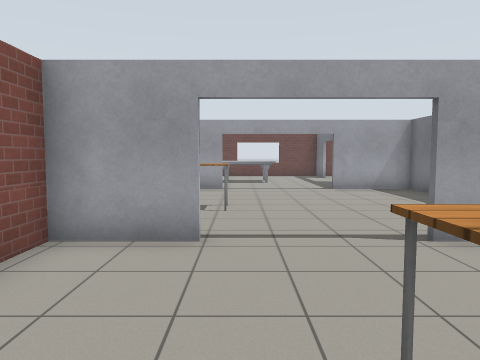
View 1 (above)

19 first-person views from a walk through a robot-simulator world made for Gazebo. The camera is 1.2 m above the floor, tilts 4° down and sees 70° across. Floor lines are 1 m apart. The floor is counted in squares, 1 m on a side. Each view is taken from the middle of a square. On the plan, view 1 faces up. The plan holds only what a view shows up to about 14 squares ahead; the rest is blank. The robots in the file are not drawn. Gazebo's built-in surfaces are drawn with simple patterns. Some surface patterns are stand-ins.

View 2
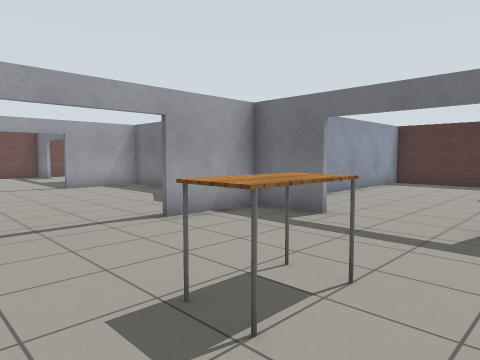

View 3
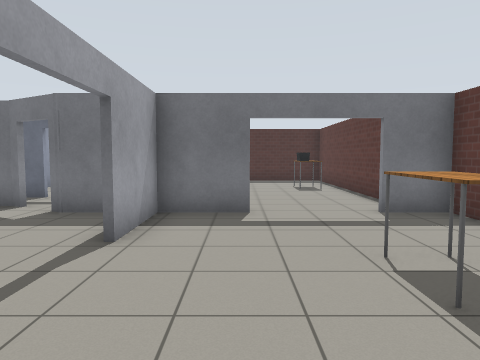

View 4
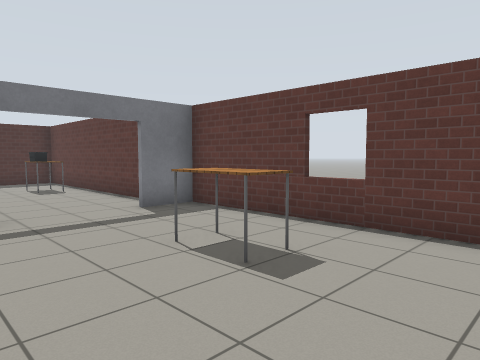

View 5
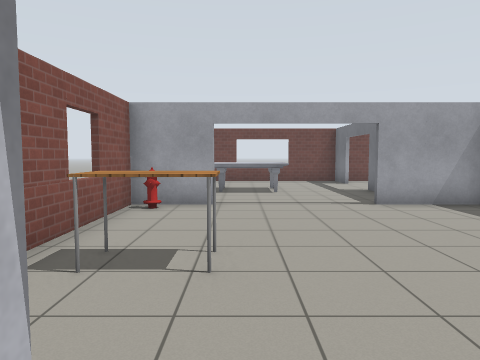

View 6
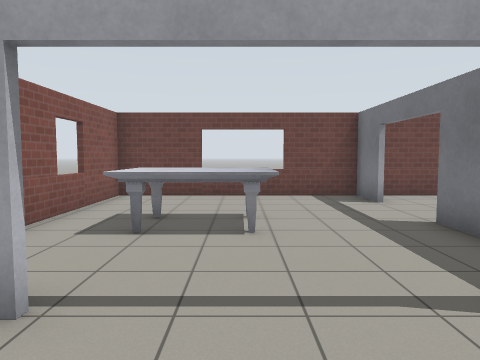

View 7
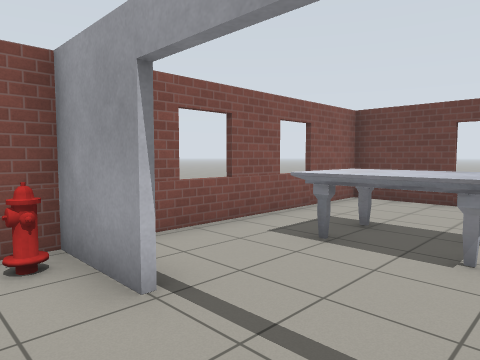

View 8
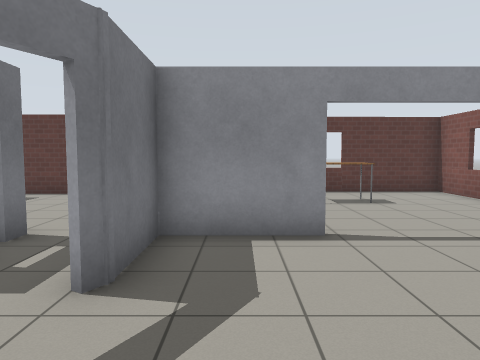

View 9
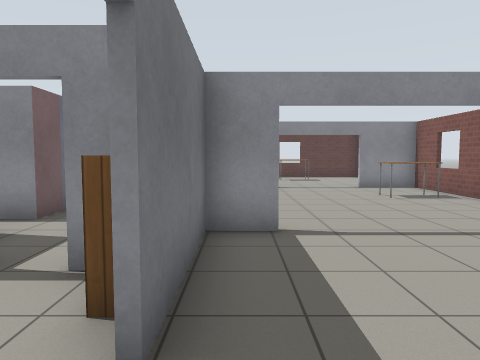

View 10
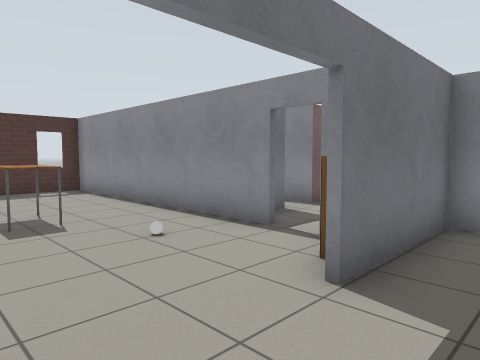

View 11
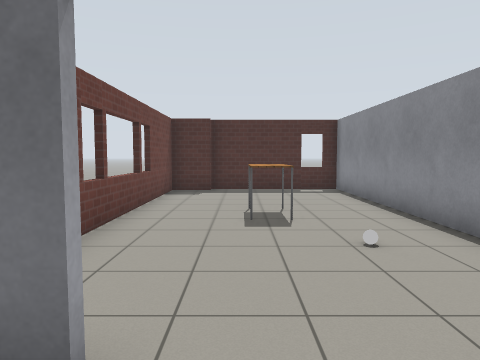

View 12
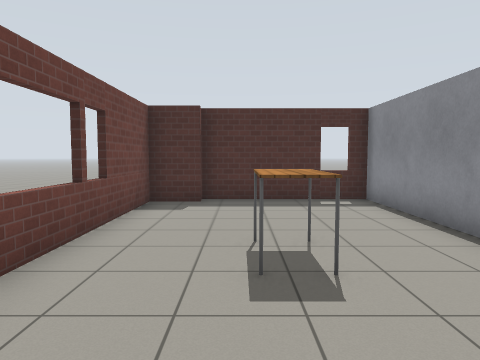

View 13
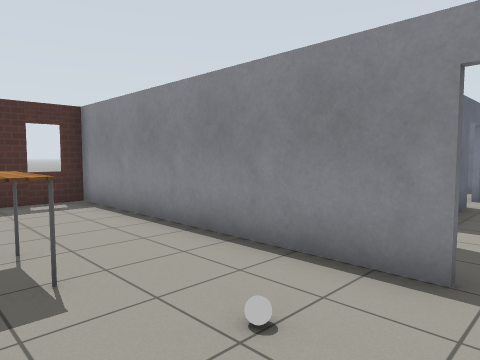

View 14
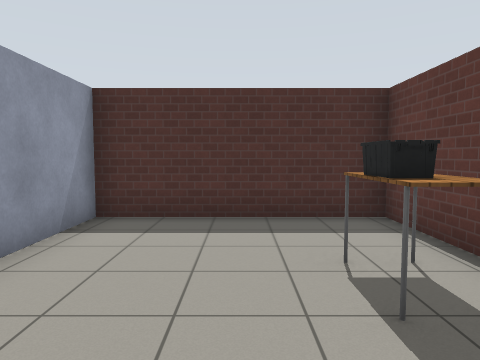

View 15
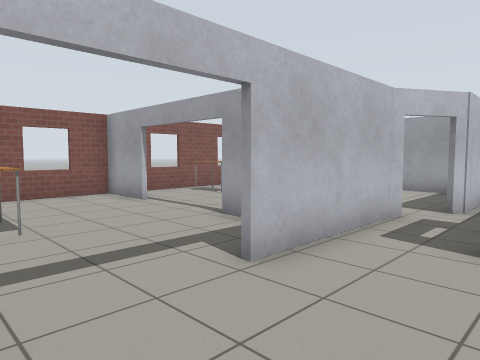

View 16
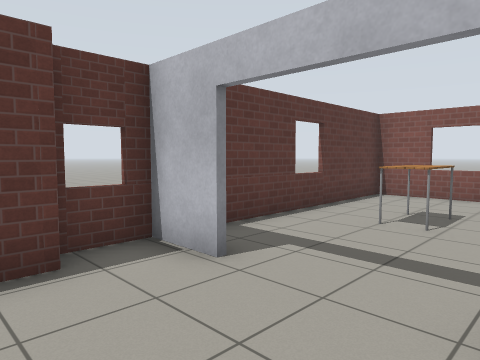

View 17
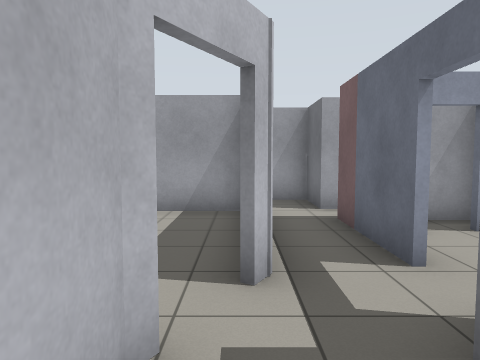

View 18
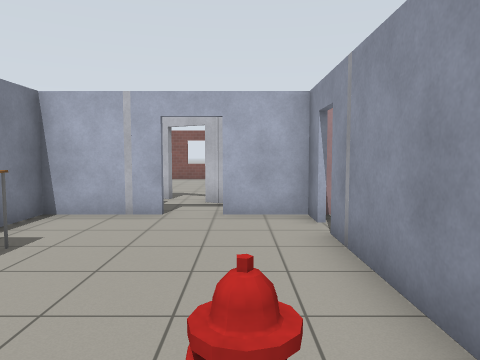

View 19
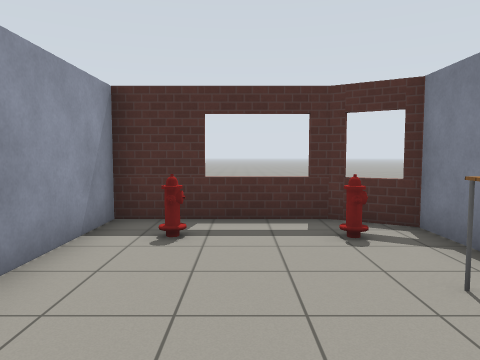

### Floor plan
Points are (right, up) in squares from view 1. A wall is a line through its corners. A room is listed if a view was taken in it or the views show most of it. See-through windows are left out.
Room 1 (views 1, 2, 3, 4, 5)
walls: (-0.5, 4.8) (-2.8, 4.8); (5.2, 2.8) (5.2, 4.8) (2.6, 4.8); (-2.7, 4.9) (-2.7, -1.6) (5, -1.4); (5.2, -1.5) (5.2, 0)
ways out: open door at (1, 5) to room 2; open door at (5, 1) to room 5
objects: table (1, 1) to (2, 1)
Room 2 (views 6, 7, 8)
walls: (-0.6, 12.4) (-2.7, 12.4) (-2.7, 4.9); (2.6, 4.9) (5.2, 4.9) (5.2, 6.8) (5.4, 7.1); (6, 8.1) (6.2, 8.5); (6.2, 10.3) (6.2, 12.4) (3.4, 12.4); (-2.8, 4.9) (-0.5, 4.9)
ways out: open door at (1, 5) to room 1; open door at (1.5, 12.5) to room 3
objects: fire hydrant (-2, 12); table (-1, 8) to (0, 8)
Room 3 (views 9, 10, 11)
walls: (4.6, 18.8) (4.6, 20.4) (-2.7, 20.4) (-2.7, 13.7); (3.4, 12.6) (4.6, 12.6) (4.6, 16.3)
ways out: open door at (1.5, 12.5) to room 2; open door at (5, 17.5) to room 4
objects: marble table (-1, 15) to (1, 17)
Room 4 (views 12, 13)
walls: (6.8, 14.5) (15.5, 14.5) (15.5, 19.1) (15, 19) (15, 20.4) (5.4, 20.4); (5.2, 14.5) (5.9, 14.5)
ways out: open door at (5, 17.5) to room 3; open door at (6.5, 14) to room 7
objects: bookshelf (5, 15); grey ball (8, 16); table (10, 17) to (11, 18)
Room 5 (views 14, 15, 16, 17)
walls: (7.3, 4.8) (7.3, 5.4); (6.7, -0.9) (14.7, -0.9) (14.7, 4.9); (5.4, 0) (5.4, -1.5); (14.7, 4.8) (8.7, 4.8); (5, -1.4) (6.7, -1.4); (5.4, 7.1) (5.4, 2.8)
ways out: open door at (5, 1) to room 1; open door at (6, 7.5) to room 7; open door at (7, 6) to room 7
objects: table (11, 0) to (12, 1)
Room 6 (views 18, 19)
walls: (13.2, 4.9) (14.7, 4.9) (15.5, 6.3) (15.5, 10.4) (9.7, 10.4); (8.9, 10.4) (8, 10.4) (8, 8.6); (8, 7.5) (8, 4.9) (9.4, 4.9)
ways out: open door at (8, 8) to room 7; open door at (9.5, 10.5)
objects: table (11, 6) to (12, 6); fire hydrant (14, 6); fire hydrant (14, 9)
Room 7 (no view inside)
walls: (6.3, 9.8) (6.3, 8.4) (6.1, 8); (7.9, 8.6) (7.9, 11.5) (8.8, 11.5); (8.2, 12.7) (7.9, 12.7) (7.9, 14.3) (6.9, 14.3)
ways out: open door at (6.5, 14) to room 4; open door at (6, 7.5) to room 5; open door at (7, 6) to room 5; open door at (8, 8) to room 6

Positions as (right, up) in squares from view 1, and headings:
1: (0, 0), facing up
2: (-1, -1), facing up-right
3: (-2, 3), facing right
4: (-2, 4), facing down-right
5: (0, 4), facing up
6: (1, 10), facing up
7: (2, 11), facing up-left
8: (4, 10), facing down
9: (4, 18), facing down
10: (3, 19), facing down-right
11: (3, 18), facing right
12: (6, 18), facing right
13: (6, 18), facing down-right
14: (8, 2), facing right
15: (8, 0), facing up-left
16: (8, 3), facing down-left
17: (6, 5), facing up
18: (15, 9), facing left
19: (9, 8), facing right
